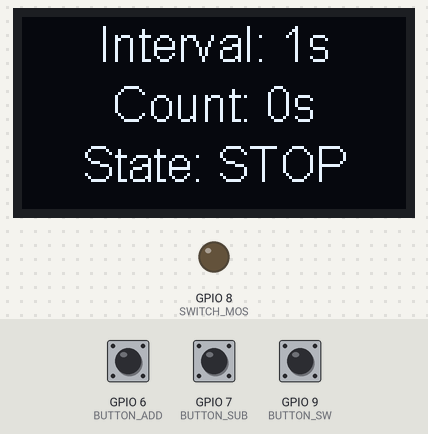
A program run on a simulated ESP32-C3. Shown: 128×64 one-colour display, output pins drawn as LEDs (lit = HIGH). The inputs (shaded band) are chosen by the test bench; at power-on: GPIO 9 (BUTTON_SW) HIGH, GPIO 6 (BUTTON_ADD) HIGH, GPIO 7 (BUTTON_SUB) HIGH. What the program prints to the serial monitor is not drawn.

Above: at 1.2 s.
1.3 s: GPIO 9 (BUTTON_SW) pulled LOW for 0.15 s
At 4.3 s:
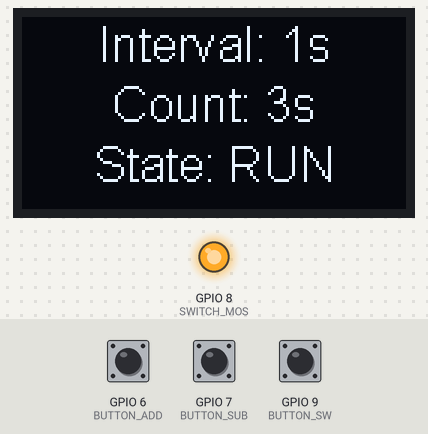
4.4 s: GPIO 6 (BUTTON_ADD) pulled LOW for 3.2 s
9.1 s: GPIO 9 (BUTTON_SW) pulled LOW for 1 s
At 11.3 s:
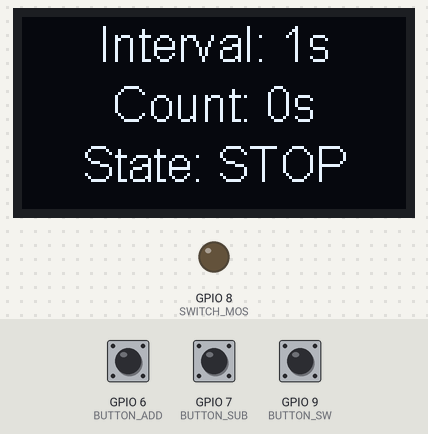
11.6 s: GPIO 9 (BUTTON_SW) pulled LOW for 3.2 s
At 15.6 s:
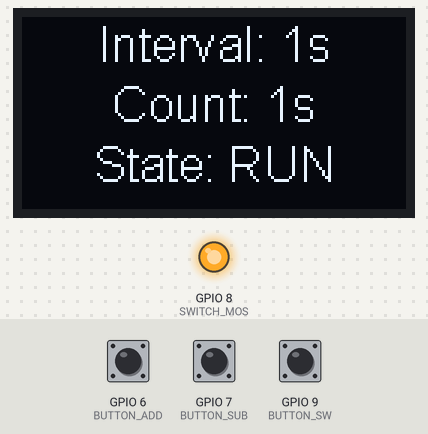
Timing chart, 0 to 17.1 s (numbered marks = the images above; inputs shaded):
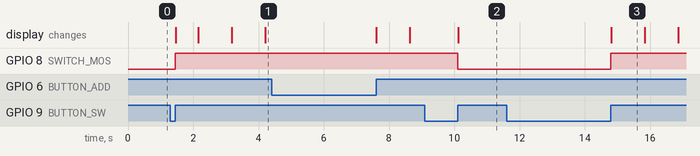

The program:

main.cpp
```cpp
#include <Wire.h>               // I2C 通信库
#include <SSD1306.h>            // OLED 驱动库

// OLED 配置（I2C 地址 0x3C 常用）
SSD1306 display(0x3C, 4, 5);    // SDA=GPIO4, SCL=GPIO5

// 按键引脚定义
const int BUTTON_ADD = 6;       // 加键
const int BUTTON_SUB = 7;       // 减键
const int BUTTON_SW = 9;        // 开关键
const int SWITCH_MOS = 8;       // MOS开关，控制咖啡机

// 定时器与功能变量
unsigned long timerInterval = 1000;  // 定时器周期（1秒，可修改）
unsigned long lastTimer = 0;         // 上一次定时器触发时间
int timerCount = 0;                  // 计时变量（秒数）
bool timerEnable = false;            // 开关状态（true=启动，false=停止）

// 输出控制变量
bool outputState = false;     // 输出状态
unsigned long outputStartTime = 0;  // 输出开始时间
unsigned long OUTPUT_DURATION = 30000;  // 输出持续时间(30秒)

void setup() {
  // 初始化串口（调试用）
  Serial.begin(9600);
  Serial.println("Hello from ESP32-C3!");

  // 初始化 OLED
  display.init();
  display.clear();
  display.setFont(ArialMT_Plain_16);
  display.setTextAlignment(TEXT_ALIGN_CENTER);
  display.drawString(64, 32, "Timer Demo");
  display.display();

  // 初始化按键（开启内部上拉）
  pinMode(BUTTON_ADD, INPUT_PULLUP);
  pinMode(BUTTON_SUB, INPUT_PULLUP);
  pinMode(BUTTON_SW, INPUT_PULLUP);
  pinMode(SWITCH_MOS, OUTPUT);
  digitalWrite(SWITCH_MOS, LOW);
}

// 加键处理（长按可连续加，需消抖）
void handleAdd() {
  if (timerEnable) {
    OUTPUT_DURATION -= 1000;       // 减 1 秒（最小 1 秒）
    if (OUTPUT_DURATION < 1000) {  // 防止负数
      OUTPUT_DURATION = 1000;
    }
  }
}

// 减键处理（长按可连续减，需消抖）
void handleSub() {
  if (timerEnable) {
    OUTPUT_DURATION += 1000;       // 加 1 秒
  }
}

// 开关键处理（启停定时器）
void handleSw() {
  timerEnable = !timerEnable;
  if (!timerEnable) {            // 停止时清零计时
    timerCount = 0;
  }
  outputState = !outputState;
  digitalWrite(SWITCH_MOS, outputState);
}

// 控制输出的函数
void handleOutput() {
  // outputState = false;
  handleSw();
  digitalWrite(SWITCH_MOS, outputState);
  Serial.println("Output turned OFF after 30 seconds");
  // timerEnable = !timerEnable;
}

void loop() {
  // 轮询按键（消抖处理）
  if (digitalRead(BUTTON_ADD) == LOW) {
    delay(50);                    // 消抖
    while (digitalRead(BUTTON_ADD) == LOW); // 等待松开
    handleAdd();
  }
  if (digitalRead(BUTTON_SUB) == LOW) {
    delay(50);
    while (digitalRead(BUTTON_SUB) == LOW);
    handleSub();
  }
  if (digitalRead(BUTTON_SW) == LOW) {
    delay(50);
    while (digitalRead(BUTTON_SW) == LOW);
    handleSw();
  }

  // 软件定时器逻辑（秒级精度）
  if (millis() - lastTimer > timerInterval) {
    lastTimer = millis();         // 更新触发时间
    if (timerEnable) {
      timerCount++;               // 计时+1秒
      Serial.print("Timer: ");
      Serial.println(timerCount);
    }
  }

    // 检查输出是否需要关闭（30秒后）
  Serial.println(timerCount);
  if (outputState && (timerCount * 1000 >= OUTPUT_DURATION)) {
    handleOutput();
  }

  // OLED 显示更新
  display.clear();
  display.drawString(64, 0, "Interval: " + String(timerInterval/1000) + "s");
  display.drawString(64, 20, "Count: " + String(timerCount) + "s");
  char stateText[20];
  sprintf(stateText, "State: %s", timerEnable ? "RUN" : "STOP");
  display.drawString(64, 40, stateText);
  display.display();

  delay(100); // 主循环延时，降低功耗
}
```

Measured:
- after the input at 1.3 s, GPIO 8 (SWITCH_MOS): LOW → HIGH after 0.15 s; the display: first changes after 0.16 s (image 1 shows a later state)
- after the input at 9.1 s, GPIO 8 (SWITCH_MOS): HIGH → LOW after 1.0 s; the display: changes after 1.0 s (image 2)
- after the input at 11.6 s, GPIO 8 (SWITCH_MOS): LOW → HIGH after 3.2 s; the display: changes after 3.2 s (image 3)
- what the display in image 3 shows lasts 1.0 s, from 14.8 s to 15.8 s
